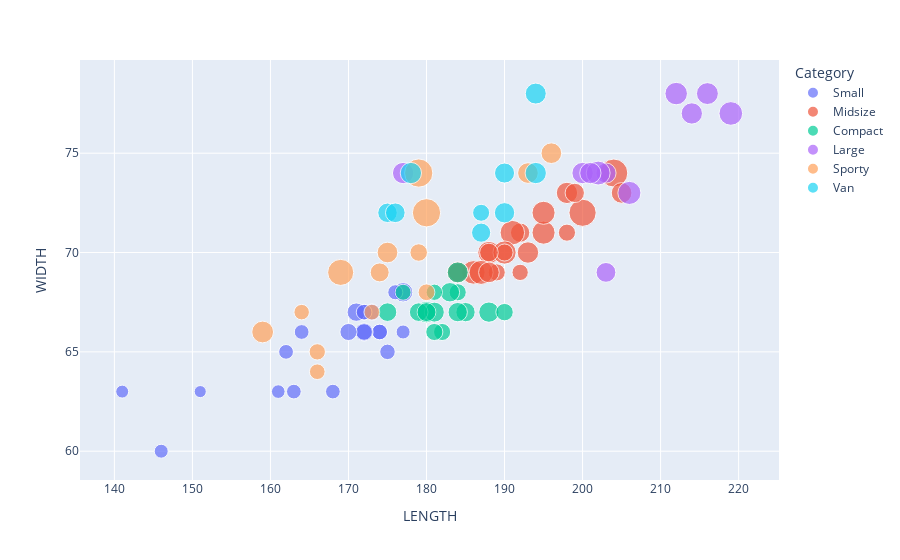

The cell this chart's notebook holds for it:
### Markdown cell above
### Showing the relationship between Length and weight of the car with respect to car category

### Code cell
fig=px.scatter(x=data.Length,y=data.Width,size=data.Max_HP,color=px.Constant(data.Category),
               labels=dict(x="LENGTH",y="WIDTH",color="Category"))
fig.show()

### Figure 1 — Plotly figure (JSON) as saved in the notebook; plotly's stock layout.template omitted (floating-point values rounded to 4 significant figures)
{"data": [{"hovertemplate": "Category=Small<br>LENGTH=%{x}<br>WIDTH=%{y}<br>size=%{marker.size}<extra></extra>", "legendgroup": "Small", "marker": {"color": "#636efa", "size": [140, 92, 93, 92, 63, 127, 55, 102, 81, 124, 82, 103, 92, 110, 74, 85, 73, 90, 70, 82, 81], "sizemode": "area", "sizeref": 0.75, "symbol": "circle"}, "mode": "markers", "name": "Small", "orientation": "v", "showlegend": true, "type": "scatter", "x": [177, 174, 172, 174, 141, 171, 151, 173, 168, 172, 164, 172, 172, 170, 177, 176, 146, 175, 161, 162, 163], "xaxis": "x", "y": [68, 66, 67, 66, 63, 67, 63, 67, 63, 66, 66, 66, 67, 66, 66, 68, 60, 65, 63, 65, 63], "yaxis": "y"}, {"hovertemplate": "Category=Midsize<br>LENGTH=%{x}<br>WIDTH=%{y}<br>size=%{marker.size}<extra></extra>", "legendgroup": "Midsize", "marker": {"color": "#EF553B", "size": [200, 172, 208, 110, 170, 295, 110, 100, 140, 128, 278, 185, 225, 160, 217, 140, 202, 160, 110, 200, 130, 168], "sizemode": "area", "sizeref": 0.75, "symbol": "circle"}, "mode": "markers", "name": "Midsize", "orientation": "v", "showlegend": true, "type": "scatter", "x": [195, 193, 186, 189, 198, 204, 198, 192, 192, 184, 200, 188, 191, 205, 187, 199, 190, 188, 190, 195, 188, 184], "xaxis": "x", "y": [71, 70, 69, 69, 73, 74, 71, 69, 71, 69, 72, 70, 71, 73, 69, 73, 70, 69, 70, 72, 70, 69], "yaxis": "y"}, {"hovertemplate": "Category=Compact<br>LENGTH=%{x}<br>WIDTH=%{y}<br>size=%{marker.size}<extra></extra>", "legendgroup": "Compact", "marker": {"color": "#00cc96", "size": [172, 110, 110, 141, 100, 96, 140, 164, 130, 150, 155, 110, 140, 130, 134, 114], "sizemode": "area", "sizeref": 0.75, "symbol": "circle"}, "mode": "markers", "name": "Compact", "orientation": "v", "showlegend": true, "type": "scatter", "x": [180, 182, 184, 183, 181, 177, 185, 184, 175, 181, 188, 181, 184, 179, 180, 190], "xaxis": "x", "y": [67, 66, 68, 68, 68, 68, 67, 69, 67, 67, 67, 66, 67, 67, 67, 67], "yaxis": "y"}, {"hovertemplate": "Category=Large<br>LENGTH=%{x}<br>WIDTH=%{y}<br>size=%{marker.size}<extra></extra>", "legendgroup": "Large", "marker": {"color": "#ab63fa", "size": [170, 180, 200, 170, 153, 147, 214, 190, 210, 170, 170], "sizemode": "area", "sizeref": 0.75, "symbol": "circle"}, "mode": "markers", "name": "Large", "orientation": "v", "showlegend": true, "type": "scatter", "x": [200, 216, 206, 214, 203, 203, 202, 212, 219, 201, 177], "xaxis": "x", "y": [74, 78, 73, 77, 74, 69, 74, 78, 77, 74, 74], "yaxis": "y"}, {"hovertemplate": "Category=Sporty<br>LENGTH=%{x}<br>WIDTH=%{y}<br>size=%{marker.size}<extra></extra>", "legendgroup": "Sporty", "marker": {"color": "#FFA15A", "size": [160, 300, 300, 105, 115, 90, 160, 92, 255, 100, 92, 160, 135, 178], "sizemode": "area", "sizeref": 0.75, "symbol": "circle"}, "mode": "markers", "name": "Sporty", "orientation": "v", "showlegend": true, "type": "scatter", "x": [193, 179, 180, 180, 179, 164, 175, 166, 169, 166, 173, 196, 174, 159], "xaxis": "x", "y": [74, 74, 72, 68, 70, 67, 70, 64, 69, 65, 67, 75, 69, 66], "yaxis": "y"}, {"hovertemplate": "Category=Van<br>LENGTH=%{x}<br>WIDTH=%{y}<br>size=%{marker.size}<extra></extra>", "legendgroup": "Van", "marker": {"color": "#19d3f3", "size": [170, 165, 142, 145, 155, 151, 170, 138, 109], "sizemode": "area", "sizeref": 0.75, "symbol": "circle"}, "mode": "markers", "name": "Van", "orientation": "v", "showlegend": true, "type": "scatter", "x": [178, 194, 175, 176, 190, 190, 194, 187, 187], "xaxis": "x", "y": [74, 78, 72, 72, 72, 74, 74, 71, 72], "yaxis": "y"}], "layout": {"legend": {"itemsizing": "constant", "title": {"text": "Category"}, "tracegroupgap": 0}, "margin": {"t": 60}, "xaxis": {"anchor": "y", "domain": [0, 1], "title": {"text": "LENGTH"}}, "yaxis": {"anchor": "x", "domain": [0, 1], "title": {"text": "WIDTH"}}}}
